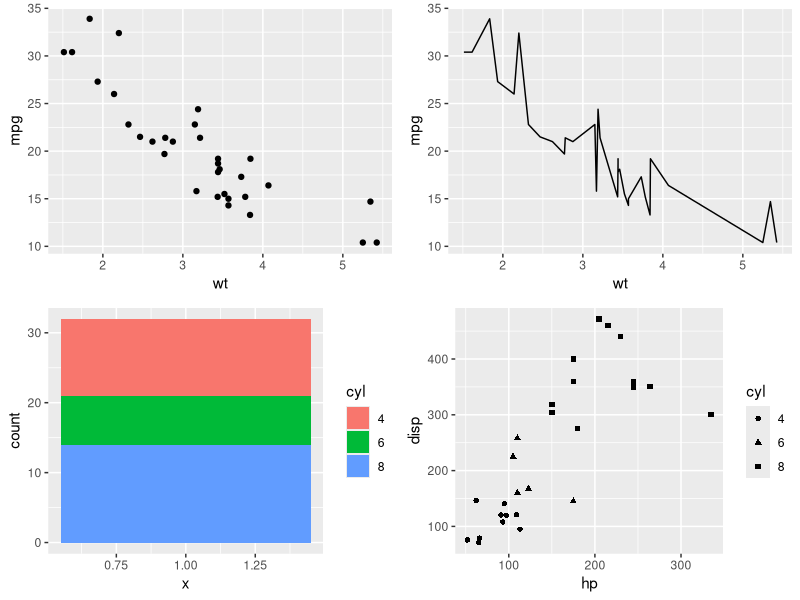
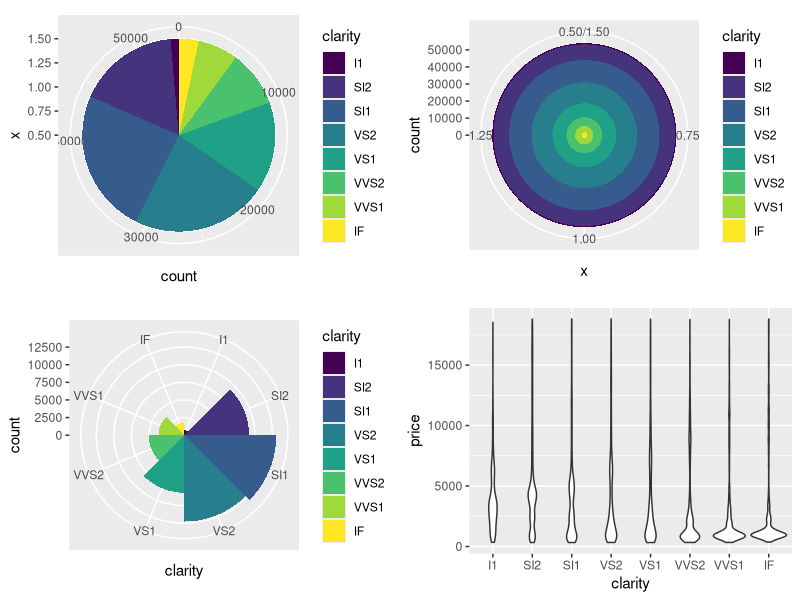
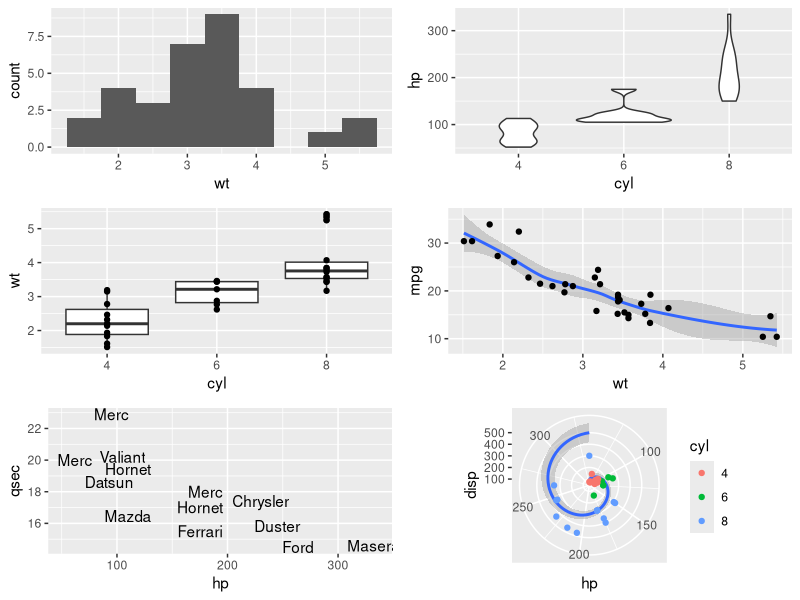

R code for these plots, in order:
## ---- chunk 1
library(ggplot2)
library(gridExtra)
## ---- chunk 2
# prettify dataset
library(stringr)
mtcars$brand <- word(rownames(mtcars), 1)
#mtcars$brand <- sapply(rownames(mtcars), function(x){ x[, 6]})
mtcars$cyl <- as.factor(mtcars$cyl)
## ---- chunk 3
mtcars[1:10,]
## ---- chunk 4
diamonds[1:10,]
## ---- chunk 5
# format as gggrid?
grid.arrange(
	ggplot(mtcars) +
		geom_point(aes(x=wt, y=mpg)),
	ggplot(mtcars) +
		geom_line(aes(x=wt, y=mpg)),
	ggplot(mtcars) +
		geom_bar(aes(x=1, fill=cyl)),
	ggplot(mtcars) +
		geom_point(aes(x=hp, y=disp, shape=cyl))
#	ggplot(mtcars) +
#		geom_bar(aes(gear)) +
#		coord_polar(theta="x")
#	ggplot(mtcars) +
#		geom_rug(aes(x=wt, col=mpg))
#	ggplot(mtcars) +
#		geom_point(aes(x=wt, y=(4.54/161)/mpg)) +
#		ylab("l/100km")
	)
## ---- chunk 6
# format as gggrid?
grid.arrange(
	ggplot(diamonds) +
		geom_bar(aes(x = 1, fill=clarity), width=1) +
		coord_polar(theta="y"),
	ggplot(diamonds) +
		geom_bar(aes(x = 1, fill=clarity), width=1) +
		coord_polar(theta="x"),
	ggplot(diamonds) +
		geom_bar(aes(x=clarity, fill=clarity), width=1) +
		coord_polar(theta="x"),
	ggplot(diamonds) +
		geom_violin(aes(price, x = clarity))
)
## ---- chunk 7
grid.arrange(
	ggplot(mtcars) +
		geom_histogram(aes(wt), binwidth=0.5),
	ggplot(mtcars) +
		geom_violin(aes(hp, x=cyl)),
	ggplot(mtcars) +
		geom_boxplot(aes(cyl, wt)) +
		geom_point(aes(x=cyl, y=wt)),#, col=mpg)),#, shape=brand)),
	ggplot(mtcars) +
		geom_smooth(aes(x=wt, y=mpg)) +
		geom_point(aes(x=wt, y=mpg)),
	ggplot(mtcars) +
		geom_text(aes(x=hp, y=qsec, label=brand), check_overlap=TRUE),
		#geom_text(aes(x=hp, y=cyl, label=brand), check_overlap=TRUE),
	ggplot(mtcars) +
		geom_smooth(aes(x=hp, y=disp), method='lm') +
		geom_point(aes(x=hp, y=disp, col=cyl)) +
		coord_polar(theta="x")
		)
## ---- chunk 8
#ggplot(iris) +
#	geom_spoke(aes(x=0, y=0, col=Species, angle=Petal.Width/Petal.Length, radius=Petal.Length))
